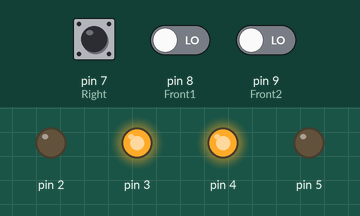
Simulated run of this sketch. Board: Arduino Uno, built with avr-gcc and run on an emulated ATmega328P. Shown: output pins drawn as LEDs (lit = HIGH). Inputs (shaded band) come from the test bench; at power-on: pin 7 (Right) LOW, pin 8 (Front1) LOW, pin 9 (Front2) LOW.

Above: at 1.2 s.
1.3 s: pin 7 (Right) pulled HIGH for 0.15 s
At 1.37 s:
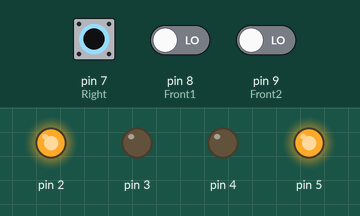
2.9 s: pin 7 (Right) pulled HIGH for 3.2 s
At 6.5 s:
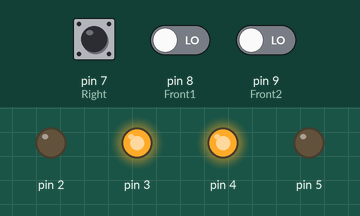
7.6 s: pin 7 (Right) driven HIGH and pin 8 (Front1) driven HIGH and pin 9 (Front2) driven HIGH
At 8.2 s:
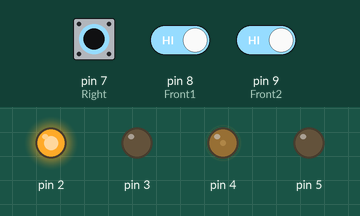
9.1 s: pin 7 (Right) driven LOW
At 10.1 s:
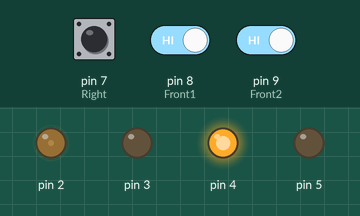
10.6 s: pin 8 (Front1) driven LOW
At 11.7 s:
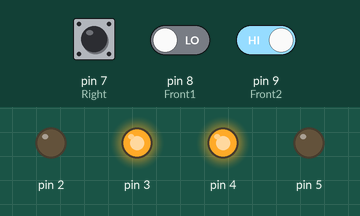
12.1 s: pin 7 (Right) driven HIGH
At 13.5 s:
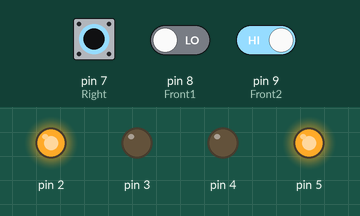
Timing chart, 0 to 14.6 s (numbered marks = the images above; inputs shaded):
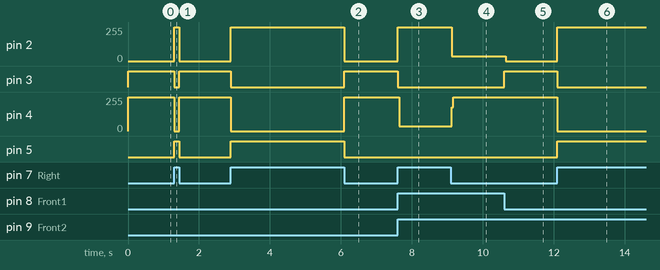

The sketch:

listing_12_4.ino
```cpp
// Подключаем библиотеку, управляющую моторами.
#include "motor.h"
// Временные константы служат для точного задания времени на поворот, разворот, движение вперед
// в миллисекундах.
const int time_90=190;
const int time_10=20;
const int time_180=380;
const int time_10cm=100;
// Номера портов, к которым подключены датчики препятствия.
const int  Front1=8, Front2=9, Right=7;

void avtoroute()
{
  boolean d_Front1, d_Front2, d_Right;
  d_Front1=digitalRead(Front1); d_Front2=digitalRead(Front2); d_Right=digitalRead(Right);
  // Ищем правую сторону.
  // Если ни один датчик не сработал.
  if(d_Front1&&d_Front2&&d_Right)
  {
    forward_right();//подворот вправо.
    delay(3);//time_10cm/5);
    forward(); // едем вперед.
    delayMicroseconds(500);
  }
  else
  {
    //Если сработал один из передних датчиков.
    if(((!d_Front1)||(!d_Front2))&&d_Right)
    {
      // поворачиваем направо на 90 градусов.
      right();
      //delay(time_10);
      delayMicroseconds(500);
    }
    else
    //Если сработал один из передних датчиков и правый.
    if(((!d_Front1)||(!d_Front2))&&(!d_Right))
    {
      // поворачиваем налево на 90 градусов.
      left();
      //delay(time_10);
      delayMicroseconds(500);
    }
    else
    { // Отклоняемся от правой стороны
      // Если сработал правый датчик.
      forward_left();//подворот влево.
      delay(3);//time_90/5);
      forward(); // едем вперед.
      delayMicroseconds(500);
    }
  }
// Регулировка скорости робота.
//  _stop();
//  delayMicroseconds(100);

}

void setup()
{
  // Заносим в переменные номера контактов (пинов) Arduino.
 // Для левых и правых моторов машинки.
  setup_motor_system(2, 3, 4, 5);
  // Остановка.
  _stop();

  // Инициализируем порты датчиков препятствия.
  pinMode(Front1, INPUT);
  pinMode(Front2, INPUT);
  pinMode(Right, INPUT);

  // Устанавливаем скорость передачи данных по кабелю.
  // Порт компьютера
  //Serial.begin(9600);
}
// Основная программа.
void loop()
{
    avtoroute();
}
```

motor.h
```cpp
// Объявляем переменные для хранения состояния двух моторов.
int motor_L1, motor_L2;
int motor_R1, motor_R2;
//===============================================
// Функция инициализации управления моторами.
void setup_motor_system(int L1, int  L2, int  R1, int R2)
{
  // Заносятся в переменные номера контактов (пинов) Arduino.
  motor_L1 = L1; motor_L2 = L2;
  // Для левых и правых моторов робота.
  motor_R1 = R1; motor_R2 = R2;
  // Переводятся указанные порты в состояние вывода данных.
  pinMode(motor_L1, OUTPUT);
  pinMode(motor_L2, OUTPUT);
  pinMode(motor_R1, OUTPUT);
  pinMode(motor_R2, OUTPUT);
}
//===============================================
// движение вперед.
void forward()
{
  // Если двигатель будет работать не в ту сторону,
  // поменять на нем контакты местами.
  digitalWrite(motor_L1, HIGH);
  digitalWrite(motor_L2, LOW);
  digitalWrite(motor_R1, HIGH);
  digitalWrite(motor_R2, LOW);
}
//===============================================
// Поворот налево с блокировкой левых колес.
void forward_left()
{
  // блокировка вращения левых колес.
  digitalWrite(motor_L1, LOW);
  digitalWrite(motor_L2, LOW);
  // правые колеса вращаются.
  digitalWrite(motor_R1, HIGH);
  digitalWrite(motor_R2, LOW);
}
//===============================================
// Поворот направо с блокировкой правых колес.
void forward_right()
{
  // левые колеса вращаются.
  digitalWrite(motor_L1, HIGH);
  digitalWrite(motor_L2, LOW);
  // блокировка вращения правых колес.
  digitalWrite(motor_R1, LOW);
  digitalWrite(motor_R2, LOW);
}
// Поворот налево на месте.
void left()
{
  // левые колеса вращаются назад.
  digitalWrite(motor_L1, LOW);
  digitalWrite(motor_L2, HIGH);
  // правые колеса вращаются вперед.
  digitalWrite(motor_R1, HIGH);
  digitalWrite(motor_R2, LOW);
}
//===============================================
// Поворот направо на месте.
void right()
{
  // левые колеса вращаются вперед.
  digitalWrite(motor_L1, HIGH);
  digitalWrite(motor_L2, LOW);
  // правые колеса вращаются назад.
  digitalWrite(motor_R1, LOW);
  digitalWrite(motor_R2, HIGH);
}


// Включаем движение назад.
void backward()
{
  // Смена направления вращения двигателей.
  digitalWrite(motor_L2, HIGH);
  digitalWrite(motor_L1, LOW);
  digitalWrite(motor_R2, HIGH);
  digitalWrite(motor_R1, LOW);
}
//===============================================
// Включаем движение назад.
void backward_left()
{
  // Смена направления вращения двигателей.
  digitalWrite(motor_L2, LOW);
  digitalWrite(motor_L1, HIGH);
  digitalWrite(motor_R2, HIGH);
  digitalWrite(motor_R1, LOW);
}
//===============================================
// Включаем движение назад.
void backward_right()
{
  // Смена направления вращения двигателей.
  digitalWrite(motor_L2, HIGH);
  digitalWrite(motor_L1, LOW);
  digitalWrite(motor_R2, LOW);
  digitalWrite(motor_R1, HIGH);
}
//===============================================


void _stop()
{
  // Блокировка всех колес.
  digitalWrite(motor_L2, LOW);
  digitalWrite(motor_L1, LOW);
  digitalWrite(motor_R2, LOW);
  digitalWrite(motor_R1, LOW);
}
```

Measured:
- after the input at 1.3 s, pin 2: 0/255 → 255/255 at once, → 0/255 0.15 s later; pin 3: HIGH → LOW at once, → HIGH 0.15 s later; pin 4: 255/255 → 0/255 at once, → 255/255 0.15 s later; pin 5: LOW → HIGH at once, → LOW 0.15 s later
- after the input at 2.9 s, pin 2: 0/255 → 255/255 at once, → 0/255 3.2 s later; pin 3: HIGH → LOW at once, → HIGH 3.2 s later; pin 4: 255/255 → 0/255 at once, → 255/255 3.2 s later; pin 5: LOW → HIGH at once, → LOW 3.2 s later
- after the input at 7.6 s, pin 2: 0/255 → 255/255 at once; pin 3: HIGH → LOW at once; pin 4: 255/255 → 37/255 after 0.05 s
- after the input at 9.1 s, pin 2: 255/255 → 37/255 at once; pin 4: 37/255 → 255/255 at once
- after the input at 10.6 s, pin 2: 37/255 → 0/255 after 0.05 s; pin 3: LOW → HIGH at once
- after the input at 12.1 s, pin 2: 0/255 → 255/255 at once; pin 3: HIGH → LOW at once; pin 4: 255/255 → 0/255 at once; pin 5: LOW → HIGH at once
